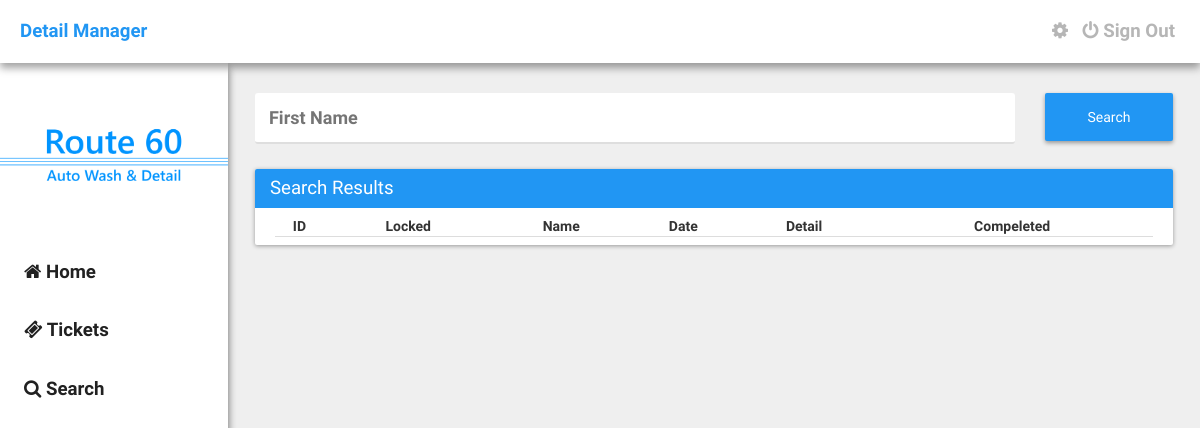
/search.php?firstname=espenosa (signed in), run on an earlier commit of the app's database.
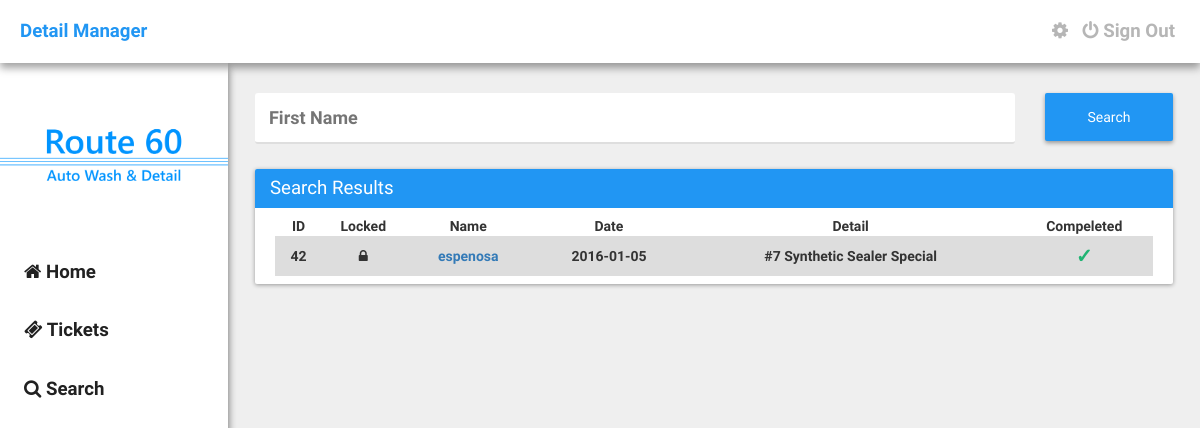
And on a later commit of the database.
### tables this page shows
CREATE TABLE `detail_tickets` (
  `id` int(11) NOT NULL,
  `locked` int(11) NOT NULL DEFAULT '0',
  `first_name` text NOT NULL,
  `last_name` text NOT NULL,
  `phone_number` varchar(32) NOT NULL,
  `date` date NOT NULL,
  `vehicle_make` text NOT NULL,
  `vehicle_model` text NOT NULL,
  `vehicle_color` text NOT NULL,
  `discount` int(11) NOT NULL,
  `services` varchar(32) NOT NULL,
  `pre_paid_done` varchar(32) NOT NULL,
  `user_id` varchar(32) NOT NULL,
  `ticket_id` varchar(32) NOT NULL,
  `notes` text NOT NULL,
  `ticket_creator` text NOT NULL,
  `engine` varchar(2) NOT NULL DEFAULT '0',
  `wax` varchar(2) NOT NULL DEFAULT '0',
  `mat` varchar(2) NOT NULL DEFAULT '0'
);

### assets/core/init.php (called while the page is built, shortened)
<?php
	$site = "http://".$_SERVER['SERVER_NAME']."";

### search.php (the view, shortened to what this page needs)
<?php require("./assets/core/init.php"); require("./include/navbar.php"); ?>
<?php
	if(isset($_GET['firstname'])) {
		$fname = $_GET['firstname'];
	}else{
	}
	$sql= "SELECT * FROM detail_tickets WHERE first_name ='".$fname."' ORDER BY id DESC";
	$result=mysql_query($sql);
?>
	<div class="container">
		<form action="" method="POST">
			<div class="row">
				<div class="col-md-10">
					<input type="text" name="firstname" id="firstname" placeholder="First Name" />
				</div>
				<div class="col-md-2">
					<input type="submit" name="searchit" id="searchit" value="Search" class="button-raised" style="margin-top: 10px; height: 48px;" />
				</div>
			</div>
		</form>
		<div class="card">
			<div class="card-title">Search Results</div>
			<div class="card-content">
				<table class="table" padding="10" style="text-align: center;">
					<thead>
						<tr>
							<th>ID</th>
							<th>Locked</th>
							<th>Name</th>
							<th>Date</th>
							<th>Detail</th>
							<th>Compeleted</th>
						</tr>
					</thead>
					<tbody>
						<?php
							while ($row = mysql_fetch_array($result)) {
								$id = $row['id'];
								$services = $row['services'];
								$options = $row['pre_paid_done'];
								if($services == 'wax'){
			                        $servicetitle = "Meguiar's Wax";
			                    }elseif($services == 1) {
			                        $servicetitle = "#1 Interior Only Detail";
			                    }
			                    elseif($services == 2) {
			                        $servicetitle = "#2 Exterior Only Detail";
			                    }
			                    elseif($services == 3) {
			                        $servicetitle = "#3 Complete Interior & Exterior";
			                    }
			                    elseif($services == 4) {
			                        $servicetitle = "#4 Engine Detail";
			                    }
			                    elseif($services == 5) {
			                        $servicetitle = "#5 Paint Restoration";
			                    }
			                    elseif($services == 6) {
			                        $servicetitle = "#6 Ultimate Interior & Exterior";
			                    }
			                    elseif($services == 7) {
                                    $servicetitle = "#7 Synthetic Sealer Special";
                                }
                                elseif($services == "hw") {
                                    $servicetitle = "Hand Wash - Car";
                                }
                                elseif($services == "hwfs") {
                                    $servicetitle = "Hand Wash - Car w/ Full Service";
                                }
                                elseif($services == "hwsuv") {
                                    $servicetitle = "Hand Wash - SUV";
                                }
                                elseif($services == "hwsuvfs") {
                                    $servicetitle = "Hand Wash - SUV w/ Full Service";
                                }
                                if($options == 'Prepaid') {
			                        $option = "<center><h6 style='color: #E14747; margin: 0px; font-size: 20px;'>X</h6></center>";
			                    }elseif($options == 'Paid/Completed') {
			                        $option = "<center><h6 style='color: #20B473; margin: 0px; font-size: 20px;'>&check;</h6></center>";
			                    }elseif($options == 'Appointment') {
                                    $option = "<center><h6 style='color: #FFC017; margin: 0px; font-size: 20px;'><i class='fa fa-clock-o'></i></h6></center>";
                                }
                                if($row['locked'] == 0) {
                                    $locking = "<i class='fa fa-unlock'></i>";
                                }elseif($row['locked'] == 1) {
                                    $locking = "<i class='fa fa-lock'></i>";
                                }
                                echo '<tr>';
                                echo '<td>'.$id.'</td>';
                                echo '<td>'.$locking.'</td>';
                                echo '<td><a href="'.$site.'/ticket?id='.$row['ticket_id'].'">'.$row['first_name'].' '.$row['last_name'].'</a></td>';
                                echo '<td>'.$row['date'].'</td>';
                                echo '<td>'.$servicetitle.'</td>';
                                echo '<td>'.$option.'</td>';
                                echo '</tr>';
							}
						?>
					</tbody>
				</table>
			</div>
		</div>
	</div>
<?php require("./include/footer.php"); ?>

What changed in the data, as far as the page shows it:
added detail_tickets: id "42", locked 1 (drawn), first_name "espenosa", date "2016-01-05", services "#7 Synthetic Sealer Special"
